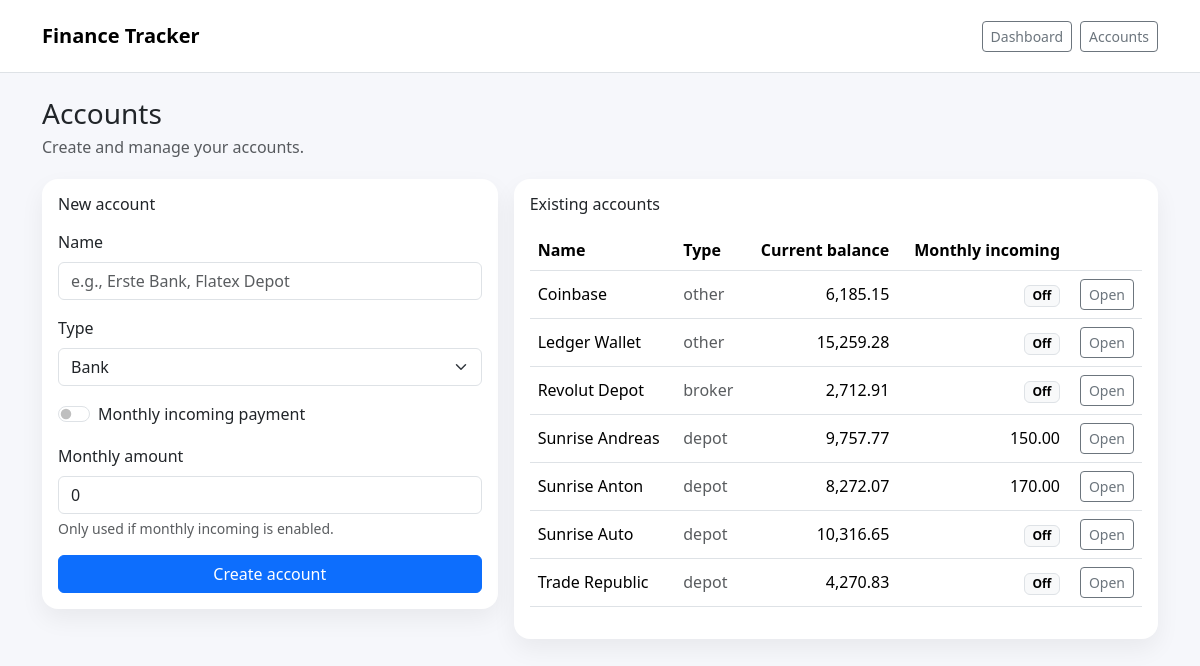
Page /accounts on the earlier database version.
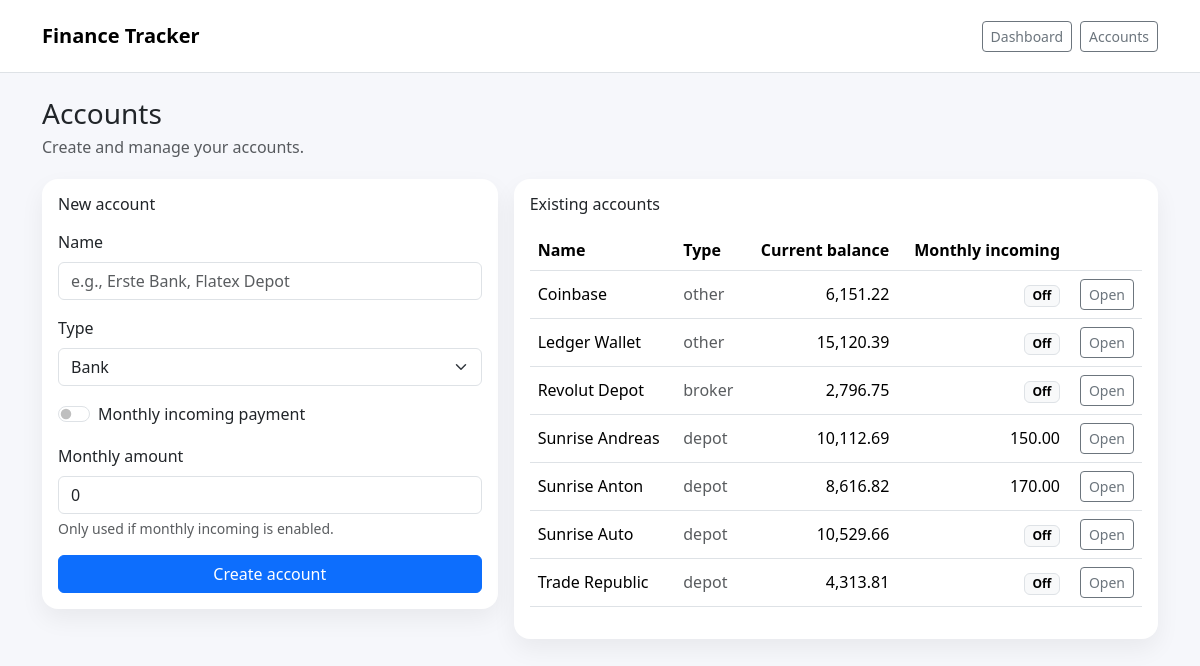
Same page on the later database version.
### app.py (models this page shows)
class BalancePoint(db.Model):
    __tablename__ = "balance_points"
    id = db.Column(db.Integer, primary_key=True)
    account_id = db.Column(db.Integer, db.ForeignKey("accounts.id"), nullable=False)
    as_of_date = db.Column(db.Date, nullable=False, default=date.today)
    balance = db.Column(db.Numeric(18, 2), nullable=False)
    created_at = db.Column(db.DateTime, nullable=False, default=datetime.utcnow)
    __table_args__ = (
        db.UniqueConstraint("account_id", "as_of_date", name="uq_account_date"),
    )

### app.py (the view)
@app.get("/accounts")
def accounts_list():
    accounts = Account.query.order_by(Account.name.asc()).all()
    return render_template("accounts.html", accounts=accounts)

### app.py (called while the page is built)
    @property
    def current_balance(self) -> Decimal:
        if not self.balances:
            return Decimal("0.00")
        return Decimal(self.balances[0].balance)

    @property
    def monthly_payment(self) -> Decimal:
        if not self.monthly_payment_enabled:
            return Decimal("0.00")
        return Decimal(self.monthly_payment_amount)

### templates/accounts.html (shortened to what this page needs)
{% extends "base.html" %}
{% block content %}
<div class="d-flex justify-content-between align-items-end gap-3 flex-wrap">
  <div>
    <h1 class="h3 mb-1">Accounts</h1>
    <div class="text-muted">Create and manage your accounts.</div>
  </div>
</div>
<div class="row g-3 mt-1">
  <div class="col-12 col-lg-5">
    <div class="card">
      <div class="card-body">
        <h2 class="h6 mb-3">New account</h2>
        <form method="post" action="{{ url_for('accounts_create') }}" class="vstack gap-3">
          <div>
            <label class="form-label">Name</label>
            <input class="form-control" name="name" placeholder="e.g., Erste Bank, Flatex Depot" required>
          </div>
          <div>
            <label class="form-label">Type</label>
            <select class="form-select" name="account_type">
              <option value="bank">Bank</option>
            </select>
          </div>
          <div class="form-check form-switch">
            <input class="form-check-input" type="checkbox" role="switch" id="monthly_enabled" name="monthly_enabled">
            <label class="form-check-label" for="monthly_enabled">Monthly incoming payment</label>
          </div>
          <div>
            <label class="form-label">Monthly amount</label>
            <input class="form-control" name="monthly_amount" placeholder="e.g., 200 or 200,00" value="0">
            <div class="form-text">Only used if monthly incoming is enabled.</div>
          </div>
          <button class="btn btn-primary">Create account</button>
        </form>
      </div>
    </div>
  </div>
  <div class="col-12 col-lg-7">
    <div class="card">
      <div class="card-body">
        <h2 class="h6 mb-3">Existing accounts</h2>
        <div class="table-responsive">
          <table class="table align-middle">
            <thead>
              <tr>
                <th>Name</th>
                <th>Type</th>
                <th class="text-end">Current balance</th>
                <th class="text-end">Monthly incoming</th>
                <th></th>
              </tr>
            </thead>
            <tbody>
            {% for a in accounts %}
              <tr>
                <td class="fw-medium">{{ a.name }}</td>
                <td class="text-muted">{{ a.account_type }}</td>
                <td class="text-end">{{ "{:,.2f}".format(a.current_balance) }}</td>
                <td class="text-end">
                  {% if a.monthly_payment_enabled %}
                    {{ "{:,.2f}".format(a.monthly_payment) }}
                  {% else %}
                    <span class="badge text-bg-light border">Off</span>
                  {% endif %}
                </td>
                <td class="text-end">
                  <a class="btn btn-sm btn-outline-secondary" href="{{ url_for('account_detail', account_id=a.id) }}">Open</a>
                </td>
              </tr>
            {% endfor %}
            </tbody>
          </table>
        </div>
      </div>
    </div>
  </div>
</div>
{% endblock %}

Differences in the rows shown:
no longer on this page (row unchanged): BalancePoint: current_balance "6,185.15"
no longer on this page (row unchanged): BalancePoint: current_balance "15,259.28"
no longer on this page (row unchanged): BalancePoint: current_balance "2,712.91"
no longer on this page (row unchanged): BalancePoint: current_balance "9,757.77"
no longer on this page (row unchanged): BalancePoint: current_balance "8,272.07"
no longer on this page (row unchanged): BalancePoint: current_balance "10,316.65"
no longer on this page (row unchanged): BalancePoint: current_balance "4,270.83"
added BalancePoint: current_balance "6,151.22"
added BalancePoint: current_balance "15,120.39"
added BalancePoint: current_balance "2,796.75"
added BalancePoint: current_balance "10,112.69"
added BalancePoint: current_balance "8,616.82"
added BalancePoint: current_balance "10,529.66"
added BalancePoint: current_balance "4,313.81"
